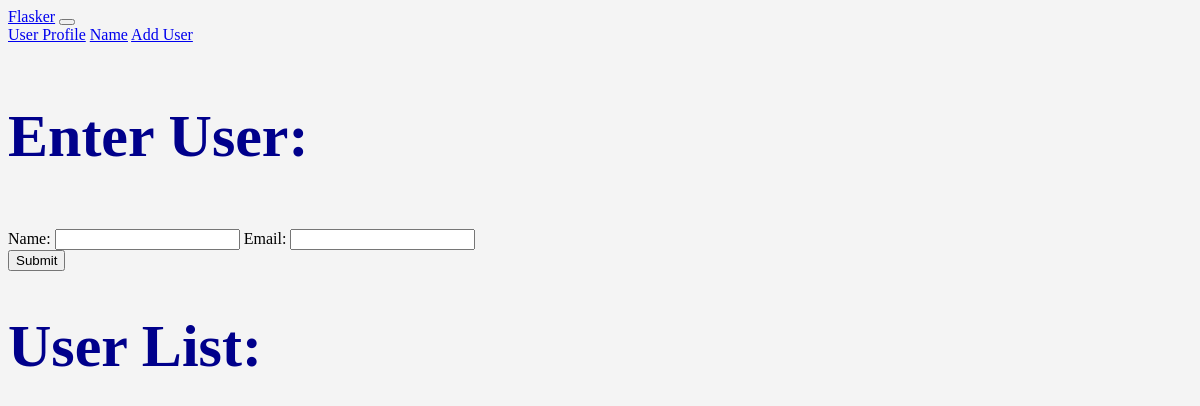
The page /user/add on the database as committed earlier.
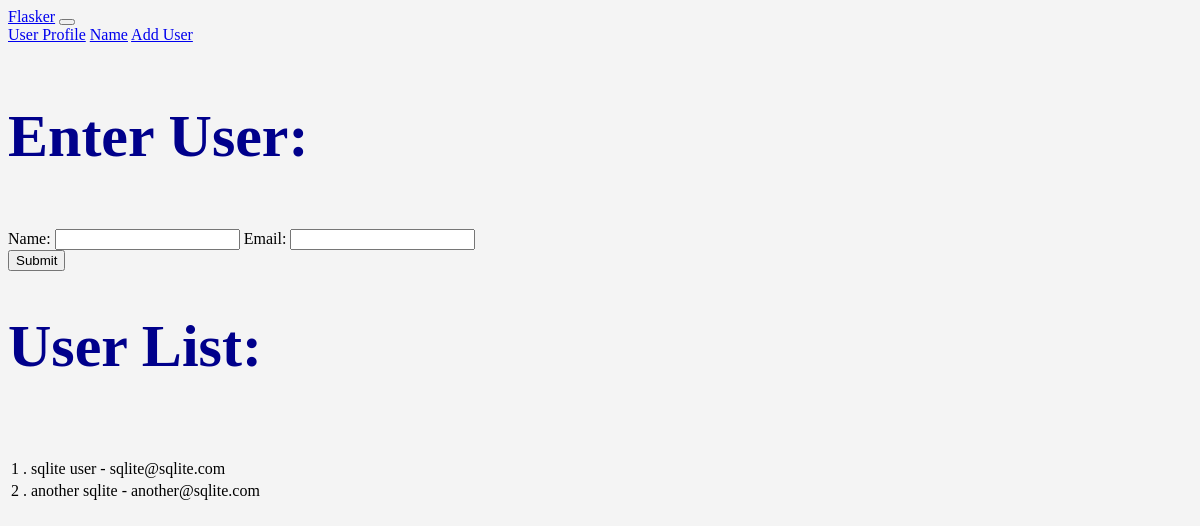
The same page on the database as committed later.
### hello.py (models this page shows, shortened)
class Users(db.Model):
    id = db.Column(db.Integer, primary_key=True)
    name = db.Column(db.String(200), nullable=False)
    email =db.Column(db.String(120), nullable=False, unique=True)
    date_added =db.Column(db.DateTime, default=datetime.utcnow)

### hello.py (the view, shortened to what this page needs)
@app.route('/user/add', methods=['GET', 'POST'])
def add_user():
    name = None
    form = UserForm()
    our_users = Users.query.order_by(Users.id)
    return render_template("add_user.html", form=form, name=name, our_users=our_users)

### hello.py
class UserForm(FlaskForm):
    name = StringField("Name", validators=[DataRequired()])
    email = StringField("Email", validators=[DataRequired()])
    submit = SubmitField("Submit")

### templates/add_user.html (shortened to what this page needs)
{% extends "base.html" %}
{% block content %}
{% if name %}
    <h1>User Added!</h1>
    <table class="table table-hover table-bordered table-striped">
    {% for our_user in our_users %}
        <tr>
        <td> {{ our_user.id }} . {{ our_user.name }} - {{ our_user.email }} </td>
        </tr>
    </br>
    </table>
    {% endfor %}
{% else %}
    <h1>Enter User:</h1>
    <br/>
    <form method="POST">
        {{ form.name.label(class="form-label") }}: {{ form.name(class="form-control") }}
        {{ form.email.label(class="form-label") }}: {{ form.email(class="form-control") }}
        <br/>
        {{ form.submit(class="btn btn-secondary") }}
    </form>
    </div>
    <h1>User List:</h1>
    <table class="table table-hover table-bordered table-striped">
    {% for our_user in our_users %}
        <tr>
        <td> {{ our_user.id }} . {{ our_user.name }} - {{ our_user.email }} </td>
        </tr>
        <br/>
    {% endfor %}
    </table>
    {% endif %}
    {% endblock %}

### templates/base.html (shortened to what this page needs)
  <head>
    <link href="https://cdn.jsdelivr.net/npm/bootstrap@5.2.2/dist/css/bootstrap.min.css"
    rel="stylesheet"integrity="sha384-Zenh87qX5JnK2Jl0vWa8Ck2rdkQ2Bzep5IDxbcnCeuOxjzrPF/et3URy9Bv1WTRi"
>
    <link href="{{ url_for('static', filename='css/style.css') }}"  rel="stylesheet">
  </head>
  <body>
    {% include "navbar.html" %}
    <div class="container">
    {% block content %}
    {% endblock %}
    </body>

### templates/navbar.html (shortened to what this page needs)
<nav class="navbar navbar-expand-lg navbar-dark bg-dark">
    <div class="container-fluid">
      <a class="navbar-brand" href="{{ url_for('index') }}">Flasker</a>
      <button class="navbar-toggler" type="button" data-bs-toggle="collapse" data-bs-target="#navbarNavAltMarkup" aria-controls="navbarNavAltMarkup" aria-expanded="false" aria-label="Toggle navigation">
      </button>
      <div class="collapse navbar-collapse" id="navbarNavAltMarkup">
        <div class="navbar-nav">
          <a class="nav-link" href="{{ url_for('user', name='John')}}">User Profile</a>
          <a class="nav-link" href="{{ url_for('name') }}">Name</a>
          <a class="nav-link" href="{{ url_for('add_user') }}">Add User</a>
        </div>
      </div>
    </div>
  </nav>

### static/css/style.css (style rules this page uses)
h1 { color: darkblue; font-size:60px; }
body { background: #f4f4f4; }

Rows that differ between the two databases and show on the page:
added Users: id "1", name "sqlite user", email "sqlite@sqlite.com"
added Users: id "2", name "another sqlite", email "another@sqlite.com"
